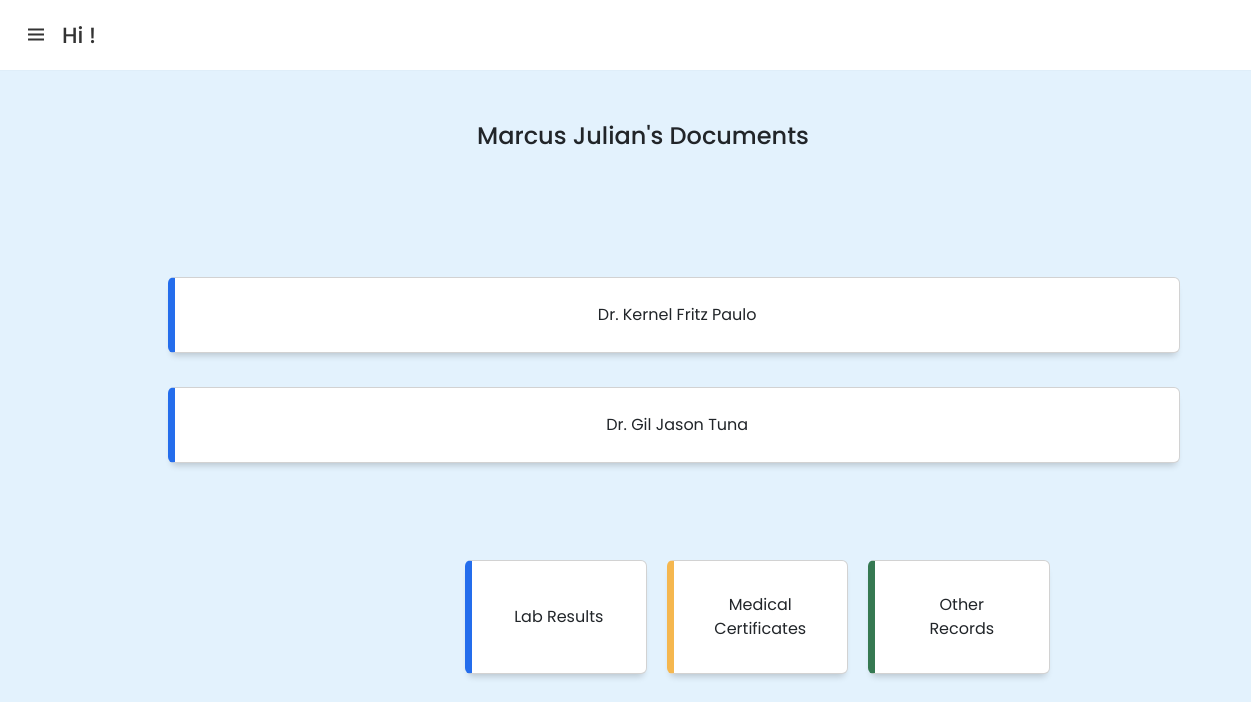
The page /documentsCenter.php?acct_id=2 on the database as committed earlier.
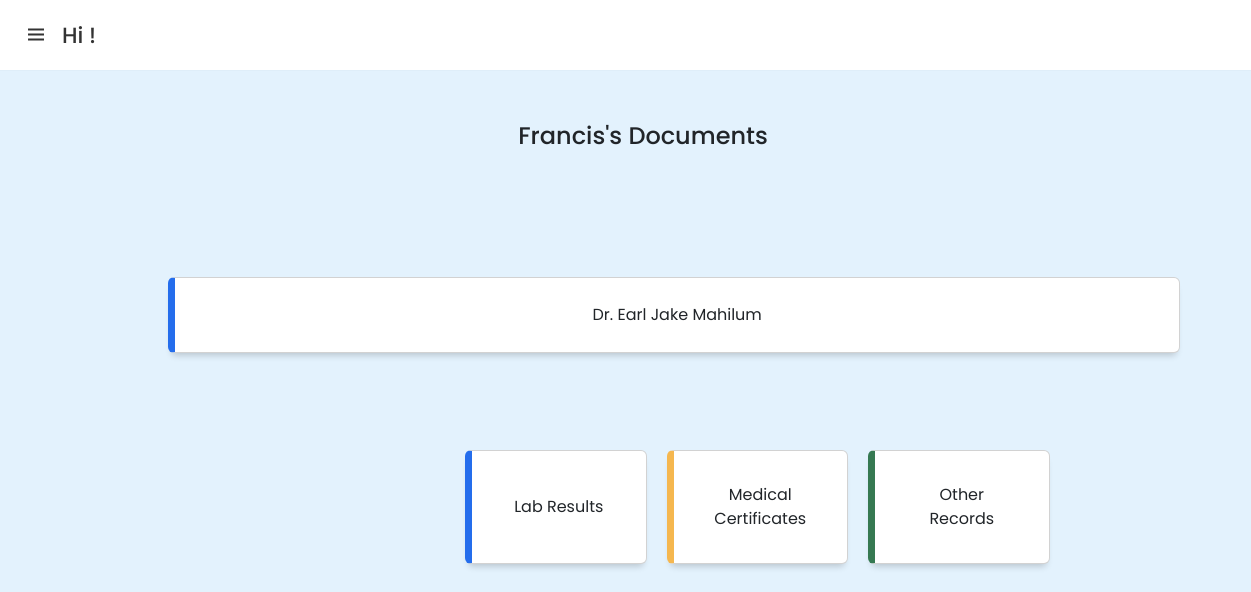
The same page on the database as committed later.
### tables this page shows
CREATE TABLE `account` (
  `acct_id` int(11) NOT NULL,
  `last_name` varchar(100) NOT NULL,
  `first_name` varchar(100) NOT NULL,
  `username` varchar(50) NOT NULL,
  `password` varchar(50) NOT NULL,
  `email` varchar(100) NOT NULL,
  `status` enum('0','1') NOT NULL,
  `type` enum('0','1') NOT NULL,
  `avatar` varchar(100) DEFAULT 'icon.png'
);

### documentsCenter.php (the view, shortened to what this page needs)
<?php
	include ('side.php');
	if(isset($_GET['acct_id']))
	{
		$id = $_GET['acct_id'];
		$select_query="Select * from `account` WHERE acct_id = $id";
		$result=mysqli_query($con,$select_query);
	   while ($row=mysqli_fetch_assoc($result))
		   {
		 	$id=$row['acct_id'];
			$firstname=$row['first_name'];
		 }
	}
?>
<!DOCTYPE html>
<html>
<head>
	<link rel="stylesheet" type="text/css" href="./css/dropdown.css">
	<link rel="stylesheet" type="text/css" href="css/recordsCenter.css">
  <link rel="stylesheet" href="./css/sidebars.css">
     <link href="https://cdn.jsdelivr.net/npm/bootstrap@5.2.2/dist/css/bootstrap.min.css" rel="stylesheet">
     <link rel="stylesheet" href="./css/sidebars.css">
  <link
      href="https://unpkg.com/boxicons@2.1.2/css/boxicons.min.css"
      rel="stylesheet">
</head>
<body style="margin-left: 65px;">
<div class="doc-container">
	<div class="nav">
		<h4><?php echo "$firstname"; ?>'s Documents</h4>
	</div>
<div class="folder-container">
        <?php
          $select_query="Select * from `account`, `prescription` WHERE pres_pat_id = $id AND acct_id = pres_doc_id GROUP BY pres_doc_id";
          $result=mysqli_query($con,$select_query);
           if($result){
             while ($row=mysqli_fetch_assoc($result)){
              $firstname=$row['first_name'];
              $lastname= $row['last_name'];
              ?>
             <a href='documentsWatcher.php?passer_id=<?php echo $row['acct_id']?>' class='waves-effect waves-light btn'><div class='card'>
              <?php echo " Dr. $firstname $lastname </div></a> <br>";
              }
              }
          ?>
</div>
<div class="main-cards">
<?php
echo "
  <div class='card'><a href='recordsLab.php?acct_id=$user_id' class='waves-effect waves-light btn'> Lab Results </a></div>
  <div class='card'><a href='recordsMedCert.php?acct_id=$user_id' class='waves-effect waves-light btn'> Medical Certificates </a></div>
  <div class='card'><a href='recordsOthers.php?acct_id=$user_id' class='waves-effect waves-light btn'> Other Records </a></div>
";
?>
</div>
 	</div>
</body>
</html>

Rows that differ between the two databases and show on the page:
no longer on this page (row edited): account: first_name "Gil Jason", last_name "Tuna"
changed account: first_name "Marcus Julian" → "Francis"
changed account: first_name "Kernel Fritz" → "Earl Jake"; last_name "Paulo" → "Mahilum"
